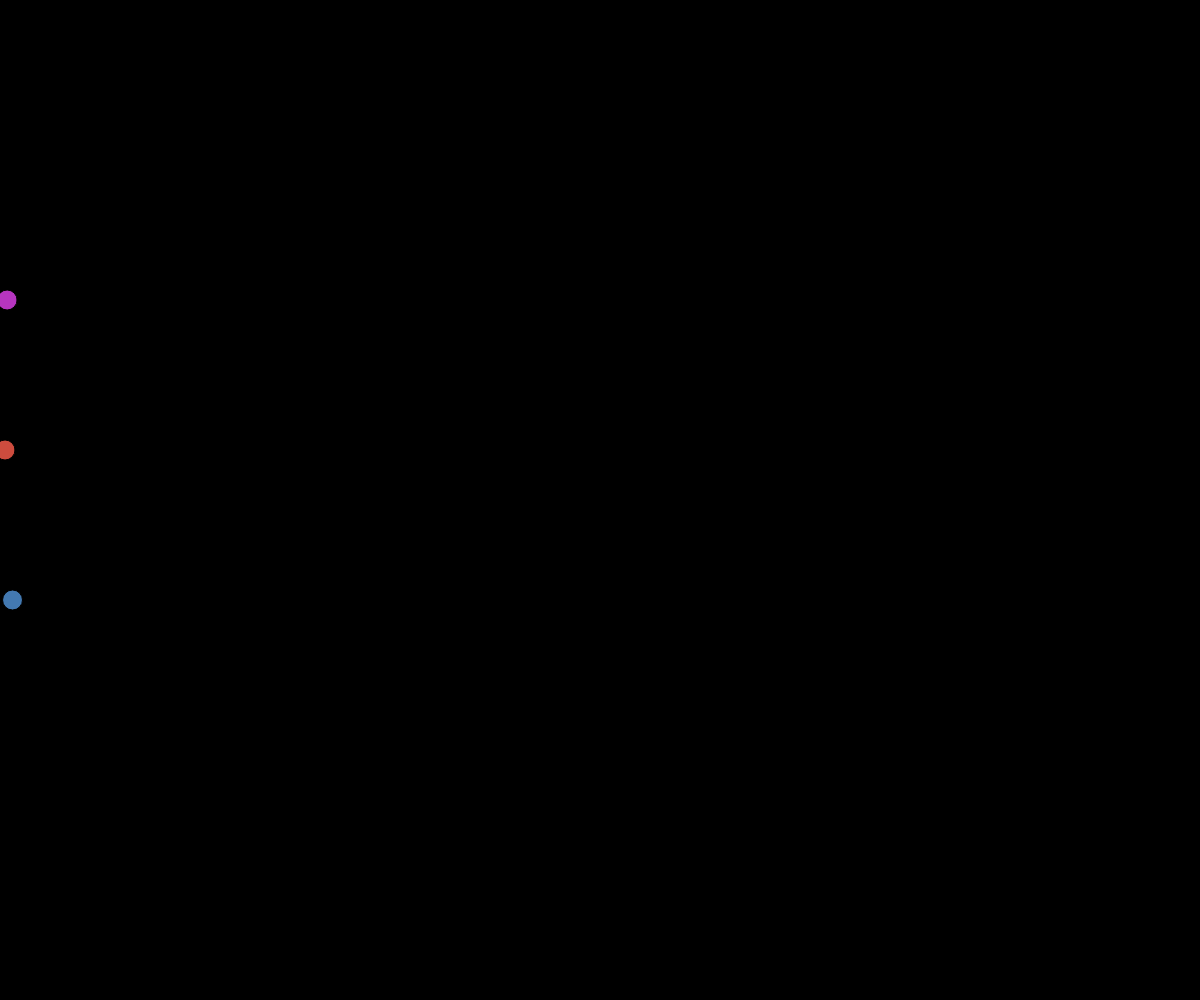
Frame 1 (no input)
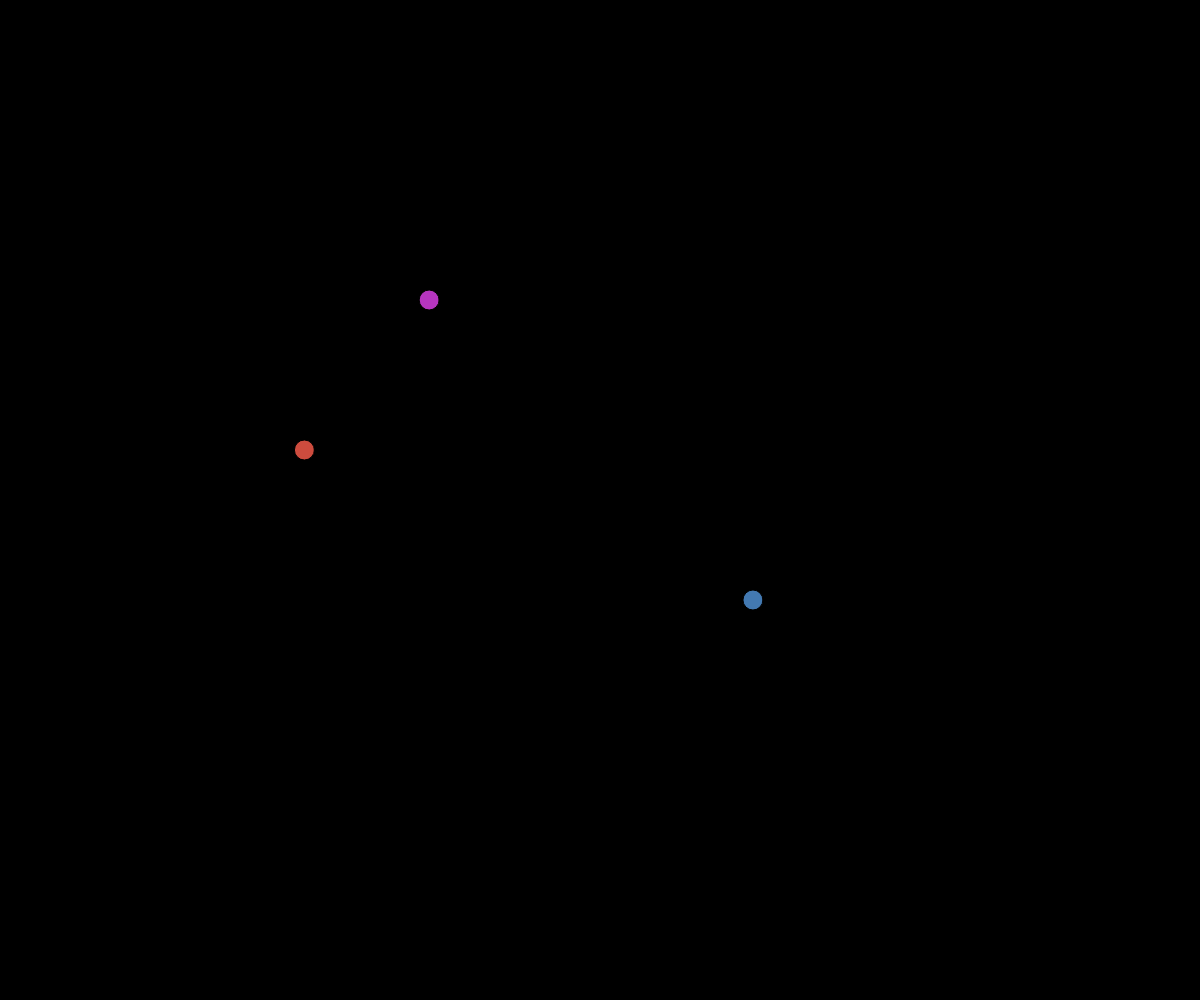
Frame 60 (no input)
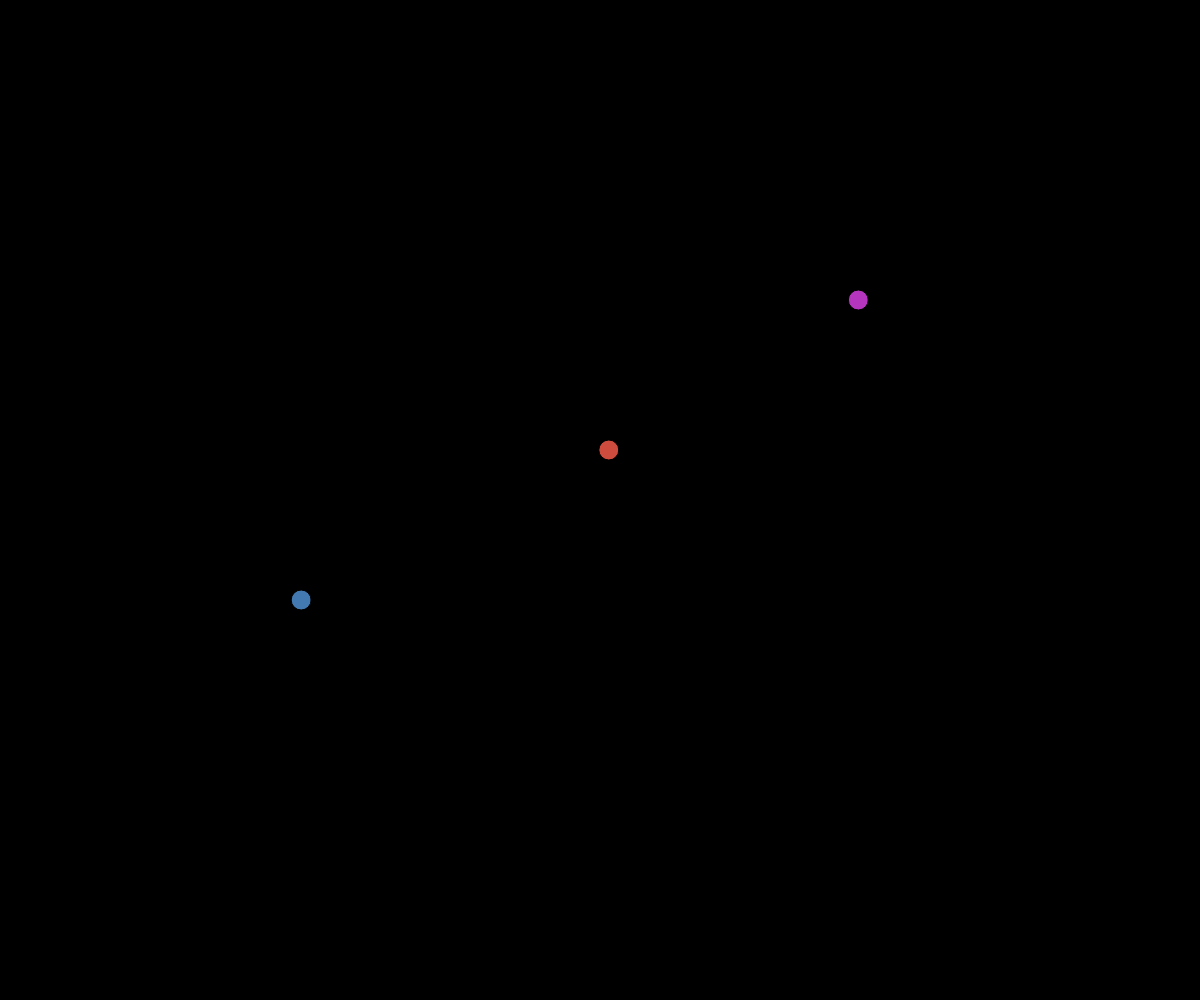
Frame 120 (the mouse pressed at the canvas centre since frame 60)

The p5.js sketch that drew these frames (run headless with seeded random() and noise() and a simulated clock; from frame 60 on, the mouse is pressed at the canvas centre):

// p5.js sketch
// ── sketch.js
// First Class Challenge
// Tanya
// 9 April 2024
// 

let x = 0;

let racer = [];
const NUM_ROUNDRACERS = 3

function setup() {
  createCanvas(windowWidth, windowHeight);
  for(let i = 0; i < NUM_ROUNDRACERS; i++){
    let c = color(random(255), random(255), random(255));
    let y = map(i, 0, NUM_ROUNDRACERS - 1, height*0.3, height*0.6,);
    racer.push(new RoundRacer(y,c));
  }
}

function draw() {
  background(0);
  for(let r of racer){
    r.move();
    r.display();
  }
}

class RoundRacer{
  constructor(y,c){
    this.y = y;
    this.c = c;
    this.x = x;
    this.xspeed = random(3,15);
  }

  display(){
    fill(this.c);
    circle(this.x, this.y, 20);
  }

  move(){
    this.x += this.xspeed;
    if(this.x >= width){
      this.x = 0;
    }
  }
}
